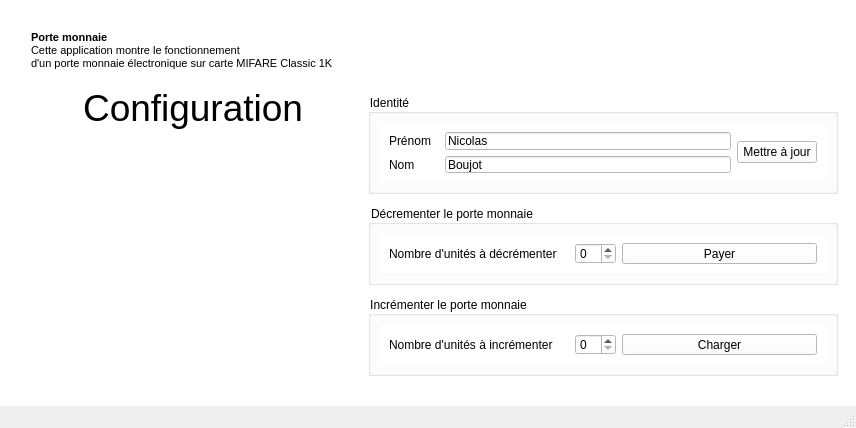
<?xml version="1.0" encoding="UTF-8"?>
<ui version="4.0">
 <class>MainWindow</class>
 <widget class="QMainWindow" name="MainWindow">
  <property name="geometry">
   <rect>
    <x>0</x>
    <y>0</y>
    <width>856</width>
    <height>428</height>
   </rect>
  </property>
  <property name="windowTitle">
   <string>MainWindow</string>
  </property>
  <widget class="QWidget" name="centralwidget">
   <property name="enabled">
    <bool>true</bool>
   </property>
   <property name="styleSheet">
    <string notr="true">background-color: rgb(255, 255, 255);</string>
   </property>
   <layout class="QGridLayout" name="gridLayout">
    <property name="leftMargin">
     <number>18</number>
    </property>
    <property name="topMargin">
     <number>18</number>
    </property>
    <property name="rightMargin">
     <number>18</number>
    </property>
    <property name="bottomMargin">
     <number>18</number>
    </property>
    <property name="spacing">
     <number>0</number>
    </property>
    <item row="0" column="0">
     <layout class="QVBoxLayout" name="verticalLayout">
      <item>
       <widget class="QFrame" name="horizontalFrame">
        <property name="maximumSize">
         <size>
          <width>16777215</width>
          <height>65</height>
         </size>
        </property>
        <layout class="QHBoxLayout" name="horizontalLayout">
         <property name="spacing">
          <number>0</number>
         </property>
         <item>
          <widget class="QTextBrowser" name="textBrowser">
           <property name="frameShape">
            <enum>QFrame::NoFrame</enum>
           </property>
           <property name="lineWidth">
            <number>0</number>
           </property>
           <property name="html">
            <string>&lt;!DOCTYPE HTML PUBLIC &quot;-//W3C//DTD HTML 4.0//EN&quot; &quot;http://www.w3.org/TR/REC-html40/strict.dtd&quot;&gt;
&lt;html&gt;&lt;head&gt;&lt;meta name=&quot;qrichtext&quot; content=&quot;1&quot; /&gt;&lt;style type=&quot;text/css&quot;&gt;
p, li { white-space: pre-wrap; }
&lt;/style&gt;&lt;/head&gt;&lt;body style=&quot; font-family:'MS Shell Dlg 2'; font-size:8.25pt; font-weight:400; font-style:normal;&quot;&gt;
&lt;p style=&quot; margin-top:0px; margin-bottom:0px; margin-left:0px; margin-right:0px; -qt-block-indent:0; text-indent:0px;&quot;&gt;&lt;span style=&quot; font-weight:600;&quot;&gt;Porte monnaie&lt;/span&gt;&lt;/p&gt;
&lt;p style=&quot; margin-top:0px; margin-bottom:0px; margin-left:0px; margin-right:0px; -qt-block-indent:0; text-indent:0px;&quot;&gt;Cette application montre le fonctionnement&lt;/p&gt;
&lt;p style=&quot; margin-top:0px; margin-bottom:0px; margin-left:0px; margin-right:0px; -qt-block-indent:0; text-indent:0px;&quot;&gt;d'un porte monnaie électronique sur carte MIFARE Classic 1K&lt;/p&gt;&lt;/body&gt;&lt;/html&gt;</string>
           </property>
          </widget>
         </item>
         <item>
          <widget class="QTextBrowser" name="textBrowser_2">
           <property name="maximumSize">
            <size>
             <width>50</width>
             <height>16777215</height>
            </size>
           </property>
           <property name="autoFillBackground">
            <bool>false</bool>
           </property>
           <property name="frameShape">
            <enum>QFrame::NoFrame</enum>
           </property>
           <property name="frameShadow">
            <enum>QFrame::Sunken</enum>
           </property>
           <property name="lineWidth">
            <number>0</number>
           </property>
           <property name="verticalScrollBarPolicy">
            <enum>Qt::ScrollBarAlwaysOff</enum>
           </property>
           <property name="horizontalScrollBarPolicy">
            <enum>Qt::ScrollBarAlwaysOff</enum>
           </property>
           <property name="sizeAdjustPolicy">
            <enum>QAbstractScrollArea::AdjustToContentsOnFirstShow</enum>
           </property>
           <property name="html">
            <string>&lt;!DOCTYPE HTML PUBLIC &quot;-//W3C//DTD HTML 4.0//EN&quot; &quot;http://www.w3.org/TR/REC-html40/strict.dtd&quot;&gt;
&lt;html&gt;&lt;head&gt;&lt;meta name=&quot;qrichtext&quot; content=&quot;1&quot; /&gt;&lt;style type=&quot;text/css&quot;&gt;
p, li { white-space: pre-wrap; }
&lt;/style&gt;&lt;/head&gt;&lt;body style=&quot; font-family:'MS Shell Dlg 2'; font-size:8.25pt; font-weight:400; font-style:normal;&quot;&gt;
&lt;p style=&quot; margin-top:0px; margin-bottom:0px; margin-left:0px; margin-right:0px; -qt-block-indent:0; text-indent:0px;&quot;&gt;&lt;img src=&quot;:/ressources/img/img/nfc.png&quot; height=&quot;45&quot; /&gt;&lt;/p&gt;&lt;/body&gt;&lt;/html&gt;</string>
           </property>
          </widget>
         </item>
        </layout>
       </widget>
      </item>
      <item>
       <layout class="QHBoxLayout" name="horizontalLayout_2">
        <item>
         <widget class="QTextBrowser" name="textBrowser_3">
          <property name="maximumSize">
           <size>
            <width>350</width>
            <height>16777215</height>
           </size>
          </property>
          <property name="frameShape">
           <enum>QFrame::NoFrame</enum>
          </property>
          <property name="lineWrapMode">
           <enum>QTextEdit::WidgetWidth</enum>
          </property>
          <property name="html">
           <string>&lt;!DOCTYPE HTML PUBLIC &quot;-//W3C//DTD HTML 4.0//EN&quot; &quot;http://www.w3.org/TR/REC-html40/strict.dtd&quot;&gt;
&lt;html&gt;&lt;head&gt;&lt;meta name=&quot;qrichtext&quot; content=&quot;1&quot; /&gt;&lt;style type=&quot;text/css&quot;&gt;
p, li { white-space: pre-wrap; }
&lt;/style&gt;&lt;/head&gt;&lt;body style=&quot; font-family:'MS Shell Dlg 2'; font-size:8.25pt; font-weight:400; font-style:normal;&quot;&gt;
&lt;p align=&quot;center&quot; style=&quot; margin-top:0px; margin-bottom:0px; margin-left:0px; margin-right:0px; -qt-block-indent:0; text-indent:0px;&quot;&gt;&lt;span style=&quot; font-size:28pt;&quot;&gt;Configuration&lt;/span&gt;&lt;/p&gt;&lt;/body&gt;&lt;/html&gt;</string>
          </property>
          <property name="acceptRichText">
           <bool>true</bool>
          </property>
         </widget>
        </item>
        <item>
         <layout class="QVBoxLayout" name="verticalLayout_4">
          <item>
           <widget class="QGroupBox" name="groupBox">
            <property name="maximumSize">
             <size>
              <width>16777215</width>
              <height>100</height>
             </size>
            </property>
            <property name="title">
             <string>Identité</string>
            </property>
            <layout class="QVBoxLayout" name="verticalLayout_3">
             <item>
              <widget class="QFrame" name="frame">
               <property name="maximumSize">
                <size>
                 <width>16777215</width>
                 <height>80</height>
                </size>
               </property>
               <layout class="QHBoxLayout" name="horizontalLayout_6">
                <item>
                 <layout class="QGridLayout" name="gridLayout_2">
                  <item row="0" column="0">
                   <layout class="QHBoxLayout" name="horizontalLayout_5">
                    <item>
                     <widget class="QLabel" name="label_3">
                      <property name="minimumSize">
                       <size>
                        <width>50</width>
                        <height>0</height>
                       </size>
                      </property>
                      <property name="text">
                       <string>Prénom</string>
                      </property>
                     </widget>
                    </item>
                    <item>
                     <widget class="QLineEdit" name="lineEdit_3">
                      <property name="text">
                       <string>Nicolas</string>
                      </property>
                     </widget>
                    </item>
                   </layout>
                  </item>
                  <item row="1" column="0">
                   <layout class="QHBoxLayout" name="horizontalLayout_3">
                    <item>
                     <widget class="QLabel" name="label">
                      <property name="minimumSize">
                       <size>
                        <width>50</width>
                        <height>0</height>
                       </size>
                      </property>
                      <property name="text">
                       <string>Nom</string>
                      </property>
                     </widget>
                    </item>
                    <item>
                     <widget class="QLineEdit" name="lineEdit">
                      <property name="text">
                       <string>Boujot</string>
                      </property>
                     </widget>
                    </item>
                   </layout>
                  </item>
                 </layout>
                </item>
                <item>
                 <widget class="QPushButton" name="pushButton">
                  <property name="text">
                   <string>Mettre à jour</string>
                  </property>
                 </widget>
                </item>
               </layout>
              </widget>
             </item>
            </layout>
           </widget>
          </item>
          <item>
           <widget class="QGroupBox" name="groupBox_2">
            <property name="maximumSize">
             <size>
              <width>16777215</width>
              <height>80</height>
             </size>
            </property>
            <property name="title">
             <string>Décrementer le porte monnaie</string>
            </property>
            <layout class="QVBoxLayout" name="verticalLayout_5">
             <item>
              <widget class="QFrame" name="frame_2">
               <property name="maximumSize">
                <size>
                 <width>16777215</width>
                 <height>80</height>
                </size>
               </property>
               <layout class="QHBoxLayout" name="horizontalLayout_9">
                <item>
                 <layout class="QGridLayout" name="gridLayout_4">
                  <item row="0" column="0">
                   <layout class="QHBoxLayout" name="horizontalLayout_11">
                    <item>
                     <widget class="QLabel" name="label_6">
                      <property name="minimumSize">
                       <size>
                        <width>180</width>
                        <height>0</height>
                       </size>
                      </property>
                      <property name="text">
                       <string>Nombre d'unités à décrémenter</string>
                      </property>
                     </widget>
                    </item>
                    <item>
                     <widget class="QSpinBox" name="spinBox"/>
                    </item>
                   </layout>
                  </item>
                 </layout>
                </item>
                <item>
                 <widget class="QPushButton" name="pushButton_3">
                  <property name="text">
                   <string>Payer</string>
                  </property>
                 </widget>
                </item>
               </layout>
              </widget>
             </item>
            </layout>
           </widget>
          </item>
          <item>
           <widget class="QGroupBox" name="groupBox_3">
            <property name="maximumSize">
             <size>
              <width>16777215</width>
              <height>80</height>
             </size>
            </property>
            <property name="title">
             <string>Incrémenter le porte monnaie</string>
            </property>
            <layout class="QVBoxLayout" name="verticalLayout_6">
             <item>
              <widget class="QFrame" name="frame_3">
               <property name="maximumSize">
                <size>
                 <width>16777215</width>
                 <height>80</height>
                </size>
               </property>
               <layout class="QHBoxLayout" name="horizontalLayout_12">
                <item>
                 <layout class="QGridLayout" name="gridLayout_5">
                  <item row="0" column="0">
                   <layout class="QHBoxLayout" name="horizontalLayout_14">
                    <item>
                     <widget class="QLabel" name="label_8">
                      <property name="minimumSize">
                       <size>
                        <width>180</width>
                        <height>0</height>
                       </size>
                      </property>
                      <property name="text">
                       <string>Nombre d'unités à incrémenter</string>
                      </property>
                     </widget>
                    </item>
                    <item>
                     <widget class="QSpinBox" name="spinBox_2"/>
                    </item>
                   </layout>
                  </item>
                 </layout>
                </item>
                <item>
                 <widget class="QPushButton" name="pushButton_4">
                  <property name="text">
                   <string>Charger</string>
                  </property>
                 </widget>
                </item>
               </layout>
              </widget>
             </item>
            </layout>
           </widget>
          </item>
         </layout>
        </item>
       </layout>
      </item>
     </layout>
    </item>
    <item row="0" column="1">
     <layout class="QVBoxLayout" name="verticalLayout_2"/>
    </item>
   </layout>
  </widget>
  <widget class="QMenuBar" name="menubar">
   <property name="geometry">
    <rect>
     <x>0</x>
     <y>0</y>
     <width>856</width>
     <height>21</height>
    </rect>
   </property>
  </widget>
  <widget class="QStatusBar" name="statusbar"/>
 </widget>
 <resources/>
 <connections/>
</ui>
